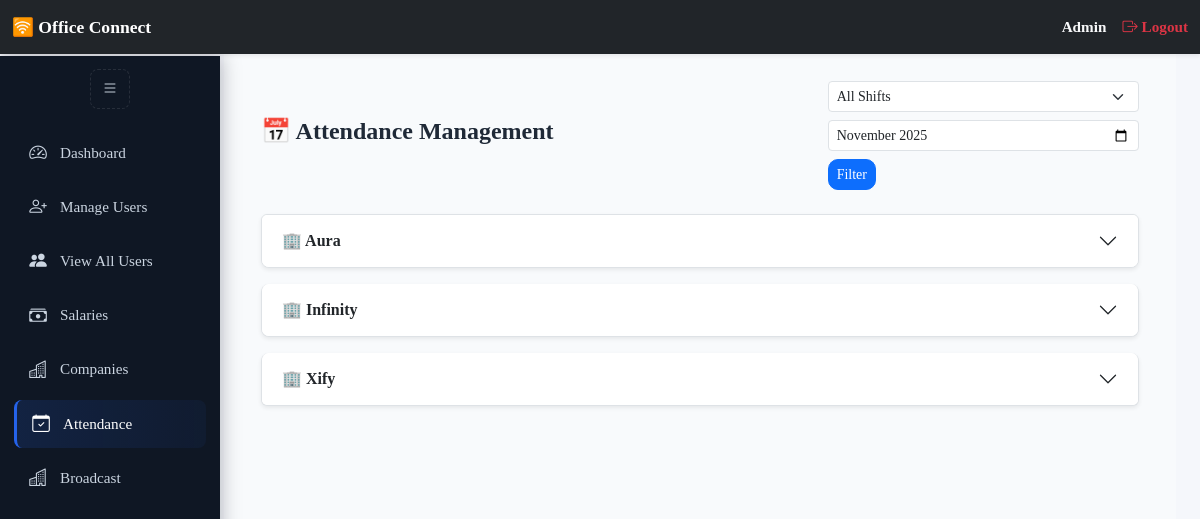
Page /admin/attendance (signed in) on the committed database.
### app/models.py (models this page shows, shortened)
class User(db.Model, UserMixin):
    __tablename__ = 'users'
    id = db.Column(db.Integer, primary_key=True)
    first_name = db.Column(db.String(50), nullable=True)
    last_name = db.Column(db.String(50), nullable=True)
    username = db.Column(db.String(64), unique=True, nullable=False)
    email = db.Column(db.String(120), unique=True)
    password_hash = db.Column(db.String(128), nullable=False)
    shift = db.Column(db.String(20), nullable=True)
    role = db.Column(db.String(20), nullable=False, default='agent')
    cnic = db.Column(db.String(20), nullable=True)
    company_id = db.Column(db.Integer, db.ForeignKey('companies.id'))
    company = db.relationship('Company', back_populates='users')
    salary = db.Column(db.Float, nullable=True, default=0.0)
    is_active_db = db.Column(db.Boolean, default=True)
    created_at = db.Column(db.DateTime, default=datetime.utcnow)
    travel_allowance_eligible = db.Column(db.Boolean, default=False)
    travel_allowance_amount = db.Column(db.Integer, nullable=True)
    father_name = db.Column(db.String(100), nullable=True)
    current_address = db.Column(db.String(255), nullable=True)
    permanent_address = db.Column(db.String(255), nullable=True)
    contact_number = db.Column(db.String(20), nullable=True)
    emergency_contact = db.Column(db.String(20), nullable=True)
    whatsapp_number = db.Column(db.String(20), nullable=True)
    blood_group = db.Column(db.String(10), nullable=True)
    resume_path = db.Column(db.String(255), nullable=True)  # Path to uploaded CV
    profile_picture = db.Column(db.String(255), nullable=True)
    cnic_front = db.Column(db.String(255), nullable=True)
    cnic_back = db.Column(db.String(255), nullable=True)
    guardian_cnic_front = db.Column(db.String(255), nullable=True)
    guardian_cnic_back = db.Column(db.String(255), nullable=True)
    profile_locked = db.Column(db.Boolean, default=False)
    penalties = db.relationship('Penalty', backref='user', foreign_keys='Penalty.user_id', lazy=True)
    marked_penalties = db.relationship('Penalty', backref='marker', foreign_keys='Penalty.marked_by', lazy=True)
    clearances = db.relationship('Clearance', backref='user', foreign_keys='Clearance.user_id', lazy=True)
    marked_clearances = db.relationship('Clearance', backref='marker', foreign_keys='Clearance.marked_by', lazy=True)
    @property
    def is_active(self):
        if self.username.lower() == "admin":
            return True
        return self.is_active_db
    def user_full_name(self):
        return f"{self.first_name or ''} {self.last_name or ''}".strip()

class Company(db.Model):
    __tablename__ = 'companies'
    id = db.Column(db.Integer, primary_key=True)
    name = db.Column(db.String(150), unique=True, nullable=False)
    created_by = db.Column(db.String(100), nullable=False)
    created_at = db.Column(db.DateTime, default=datetime.utcnow)
    users = db.relationship('User', back_populates='company', lazy=True)

### app/routes/admin_routes.py (the view)
@admin_bp.route('/attendance', methods=['GET'])
@login_required
def attendance():
    from calendar import month_name
    month_filter = request.args.get('month', '')
    shift_filter = request.args.get('shift', '').lower().strip()
    if not month_filter:
        month_filter = date.today().strftime("%Y-%m")
    if current_user.role.lower() == "admin":
        companies = Company.query.order_by(Company.name.asc()).all()
    else:
        companies = [current_user.company] if current_user.company else []
    attendance_data = {}
    for company in companies:
        query = (
            Attendance.query
            .join(User, Attendance.user_id == User.id)
            .filter(User.company_id == company.id)
            .filter(Attendance.date.like(f"{month_filter}-%"))
        )
        if shift_filter:
            query = query.filter(User.shift.ilike(shift_filter))
        records = query.order_by(Attendance.date.desc(), Attendance.time.desc()).all()
        if not records:
            continue
        grouped_by_month = defaultdict(lambda: defaultdict(list))
        for r in records:
            month_key = r.date.strftime("%Y-%m")
            grouped_by_month[month_key][r.date].append(r)
        attendance_data[company.id] = {
            "company": company,
            "months": {}
        }
        for month_key, date_records in grouped_by_month.items():
            month_label = f"{month_name[int(month_key.split('-')[1])]} {month_key.split('-')[0]}"
            month_summary = {
                "label": month_label,
                "dates": [],
                "summary": {
                    "presents": 0,
                    "lates": 0,
                    "absents": 0,
                    "offs": 0,
                    "bonuses": 0.0,
                    "penalties": 0.0,
                },
            }
            for dt, records_for_date in sorted(date_records.items(), reverse=True):
                day_summary = {
                    "date": dt,
                    "records": [],
                    "presents": 0,
                    "lates": 0,
                    "absents": 0,
                    "offs": 0,
                    "bonuses": 0.0,
                    "penalties": 0.0,
                }
                for r in records_for_date:
                    record_info = {
                        "user": r.user,
                        "status": r.status,
                        "is_late": r.is_late,
                        "time": r.time.strftime("%H:%M"),
                        "bonus": r.bonus,
                        "penalty": r.penalty,
                        "marked_by": r.marker.user_full_name() if r.marker else "—",
                        "shift": r.user.shift or "-",
                    }
                    day_summary["records"].append(record_info)
                    if r.status == "Present":
                        day_summary["presents"] += 1
                    elif r.status == "Late":
                        day_summary["lates"] += 1
                    elif r.status == "Absent":
                        day_summary["absents"] += 1
                    elif r.status == "Off":
                        day_summary["offs"] += 1
                    day_summary["bonuses"] += r.bonus or 0
                    day_summary["penalties"] += r.penalty or 0
                month_summary["dates"].append(day_summary)
                month_summary["summary"]["presents"] += day_summary["presents"]
                month_summary["summary"]["lates"] += day_summary["lates"]
                month_summary["summary"]["absents"] += day_summary["absents"]
                month_summary["summary"]["offs"] += day_summary["offs"]
                month_summary["summary"]["bonuses"] += day_summary["bonuses"]
                month_summary["summary"]["penalties"] += day_summary["penalties"]
            attendance_data[company.id]["months"][month_key] = month_summary
    clearances = Clearance.query.order_by(Clearance.date_added.desc()).limit(10).all()
    shifts = ["morning", "evening", "night"]
    return render_template(
        "admin/attendance.html",
        attendance_data=attendance_data,
        month_filter=month_filter,
        shift_filter=shift_filter,
        shifts=shifts,
        current_date=date.today(),
        clearances=clearances,
    )

### app/routes/auth_routes.py (called while the page is built)
@login_manager.user_loader
def load_user(user_id):
    return User.query.get(int(user_id))

### app/templates/admin/attendance.html (shortened to what this page needs)
{% extends "dashboard_base.html" %}
{% block dashboard_content %}
<div class="container-fluid py-4">
  <div class="d-flex justify-content-between align-items-center flex-wrap mb-4">
    <h4 class="fw-bold mb-2">📅 Attendance Management</h4>
    <div>
      <form method="get" action="{{ url_for('admin.attendance') }}" class="d-flex flex-wrap gap-2">
        <select name="shift" class="form-select form-select-sm">
          <option value="">All Shifts</option>
        </select>
        <input type="month" name="month" class="form-control form-control-sm" value="{{ month_filter }}">
        <button type="submit" class="btn btn-primary btn-sm">Filter</button>
      </form>
    </div>
  </div>
  {% if not attendance_data %}
  <div class="alert alert-info text-center">No attendance records found for the selected filters.</div>
  {% else %}
  <div class="accordion" id="companyAccordion">
    {% for company_id, data in attendance_data.items() %}
    <div class="accordion-item mb-3 shadow-sm">
      <h2 class="accordion-header" id="headingCompany{{ company_id }}">
        <button class="accordion-button collapsed fw-bold" type="button" data-bs-toggle="collapse"
          data-bs-target="#collapseCompany{{ company_id }}" aria-expanded="false"
          aria-controls="collapseCompany{{ company_id }}">
          🏢 {{ data.company.name }}
        </button>
      </h2>
    </div>
    {% endfor %}
  </div>
  {% endif %}
</div>
{% endblock %}

### app/templates/partials/navbar.html (shortened to what this page needs)
<nav class="navbar navbar-dark bg-dark fixed-top shadow-sm py-2">
  <div class="container-fluid d-flex justify-content-between align-items-center">
    <div class="d-flex align-items-center">
      <a class="navbar-brand fw-semibold" href="/">🛜 Office Connect</a>
    </div>
    <div class="d-flex align-items-center flex-wrap text-end">
      <span class="text-light me-3 fw-semibold">{{ current_user.role|capitalize }}</span>
      <a class="nav-link text-danger fw-semibold d-flex align-items-center" href="{{ url_for('auth.logout') }}">
        <i class="bi bi-box-arrow-right"></i> Logout
      </a>
    </div>
  </div>
</nav>

### app/templates/base.html (style rules this page uses)
html, body { width: 100%; height: 100%; margin: 0; padding: 0; overflow-x: hidden; background-color: #f5f7fb; font-family: 'Times New Roman', Times, serif !important; color: #1f2937; line-height: 1.6; scroll-behavior: smooth; }
:root { --primary: #2563eb; --primary-dark: #1e3a8a; --accent: #16a34a; --card-bg: #ffffff; --muted: #64748b; --shadow-sm: 0 4px 10px rgba(0, 0, 0, 0.05); --shadow-md: 0 8px 20px rgba(0, 0, 0, 0.1); --bubble-hover: 0 8px 20px rgba(37, 99, 235, 0.12); }
.btn { border-radius: 10px; font-family: 'Times New Roman', Times, serif; transition: all 0.25s ease; white-space: nowrap; }
body { padding-top: 56px; }

### app/templates/partials/navbar.html (style rules this page uses)
.navbar { font-family: 'Times New Roman', Times, serif; transition: all 0.3s ease; z-index: 1050; }
.navbar .navbar-brand { font-size: 1.1rem; white-space: nowrap; }
.navbar .text-light, .navbar .nav-link { font-size: 0.95rem; white-space: nowrap; }
.navbar .nav-link i { margin-right: 4px; }
body { padding-top: 8px; }
.navbar { z-index: 3000 !important; }

### app/templates/dashboard_base.html (style rules this page uses)
:root { --sidebar-bg: #0f1724; --sidebar-hover: #14243a; --accent: #2563eb; --muted: #cbd5e1; --header-h: 56px; --content-bg: #f8fafc; }
body { font-family: 'Times New Roman', Times, serif !important; margin: 0; overflow-x: hidden; }

### app/templates/admin/attendance.html (style rules this page uses)
.accordion-item { border-radius: 0.5rem; overflow: hidden; }

### rows in the picture
User: role "Admin"
Company: company.name "Aura"
Company: company.name "Infinity"
Company: company.name "Xify"
